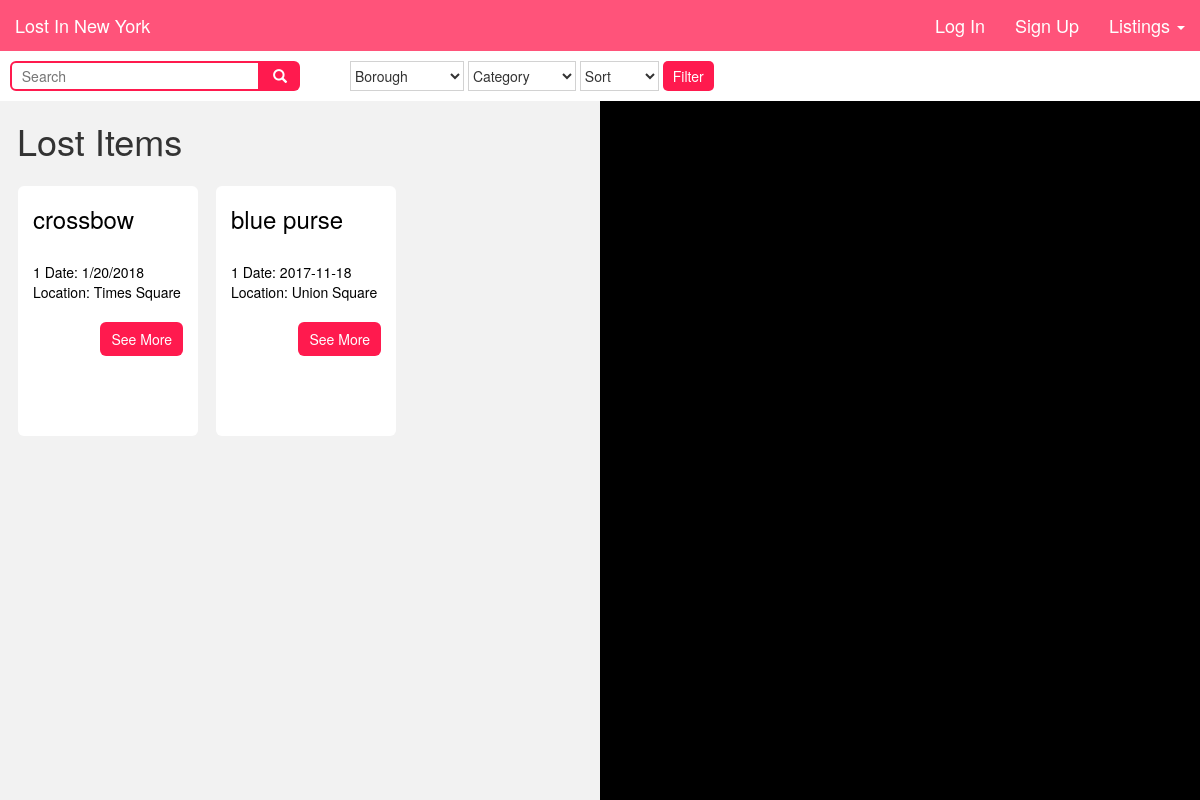
Page /lost_postings on the earlier database version.
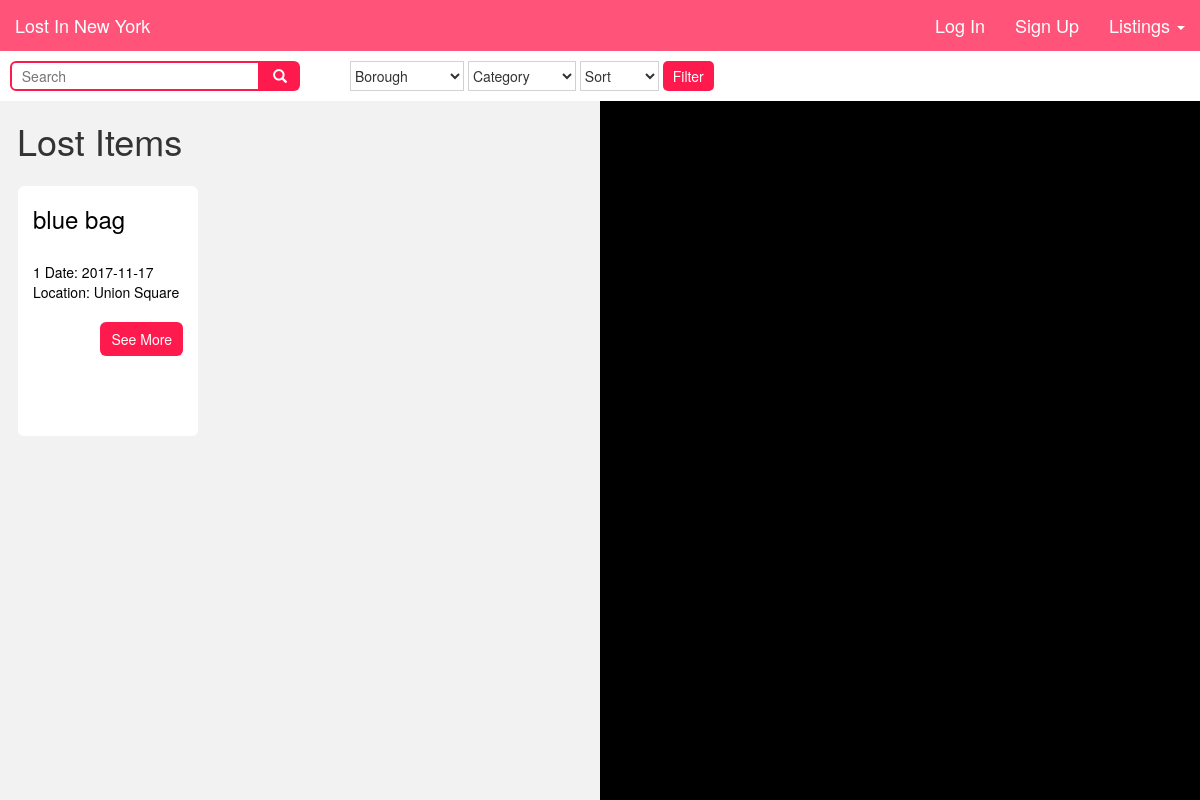
Same page on the later database version.
### tables this page shows
CREATE TABLE "lost_items" (
	`id`	INT,
	`item`	TEXT,
	`description`	TEXT,
	`category`	TEXT,
	`account_id`	INT,
	`location`	TEXT,
	`lat`	FLOAT,
	`long`	FLOAT,
	`date`	TEXT
);

### app.py (the view)
@app.route('/lost_postings', methods=['GET', 'POST'])
def list_lost_items():
    list = database.item_listings('lost')
    unique_locations = database.find_unique_locations('lost')
    if not session.get('username'):
        return render_template("lost_postings.html", loggedIn=False, api_key=map_api_key, listings=list, unique=unique_locations)
    else:
        return render_template("lost_postings.html", loggedIn=True, api_key=map_api_key, listings=list, unique=unique_locations)

### util/database.py (called while the page is built)
def item_listings(lost_found):
    db = sqlite3.connect("data/lost_and_found.db")
    c = db.cursor()
    a = 'SELECT * FROM ' + lost_found + '_items'
    x = c.execute(a)
    item_list = []
    for bar in x:
        item_id = bar[0]
        item_name = bar[1]
        item_desc = bar[2]
        item_cat = bar[3]
        item_lat = bar[6]
        item_long = bar[7]
        item_location = bar[5]
        item_date = bar[8]
        item = {}
        item['item_id'] = item_id
        item['item_cat'] = item_cat
        item['item_name'] = item_name
        item['item_desc'] = item_desc
        item['item_lat'] = item_lat
        item['item_long'] = item_long
        item['item_location'] = item_location
        item['item_date'] = item_date
        item_list.append(item)
    db.commit()
    db.close()
    return item_list

def find_unique_locations(lost_found):
    db = sqlite3.connect("data/lost_and_found.db")
    c = db.cursor()
    a = 'SELECT lat, long FROM ' + lost_found + '_items'
    x = c.execute(a)
    locations = []
    for loc in x:
        if (loc not in locations):
            locations.append(loc)
    return locations

### templates/lost_postings.html (shortened to what this page needs)
{% extends "base.html" %}
{% block content %}
<div class="filter">
  <form action="/lost_postings" method="POST">
    <div id="search-wrapper">
      <input type="text" placeholder="  Search" onkeyup= "myFunction()" name="search" id="search-input">
      <button type="button" id="search-btn" name="submit-search" value="searched">
        <span class="glyphicon glyphicon-search"></span>
      </button>
    </div>
    <div id="white-block"></div>
    <select class="filterdrop" name="borough">
      <option value="none">Borough</option>
    </select>
    <select class="filterdrop" name="category">
      <option value="none">Category</option>
    </select>
    <select class="filterdrop" name="date">
      <option value="none">Sort</option>
    </select>
    <input id="filterbtn" type="submit" name="filter" value="Filter">
  </form>
</div>
<div id="overflow">
    <div class="postings">
      <h1 style="padding-left:17px;"> Lost Items</h1>
      {% for item in listings %}
        <div id="post-container">
          <h3>{{item['item_name']}}</h3><br> {{item['item_id']}}
          Date: {{item['item_date']}}<br>
          Location: {{item['item_location']}}<br><br>
          <form action="/single_posting" method="POST">
            <input type="submit" class="btn" style="float:right;" name="single_post" value="See More">
          </form>
        </div>
      {% endfor %}
    </div>
  <div id="sidemap"></div>
</div>
{% endblock %}

Differences in the rows shown:
removed lost_items: item_name "blue purse", item_id "1", item_date "2017-11-18", item_location "Union Square"
changed lost_items: item_name "crossbow" → "blue bag"; item_date "1/20/2018" → "2017-11-17"; item_location "Times Square" → "Union Square"
